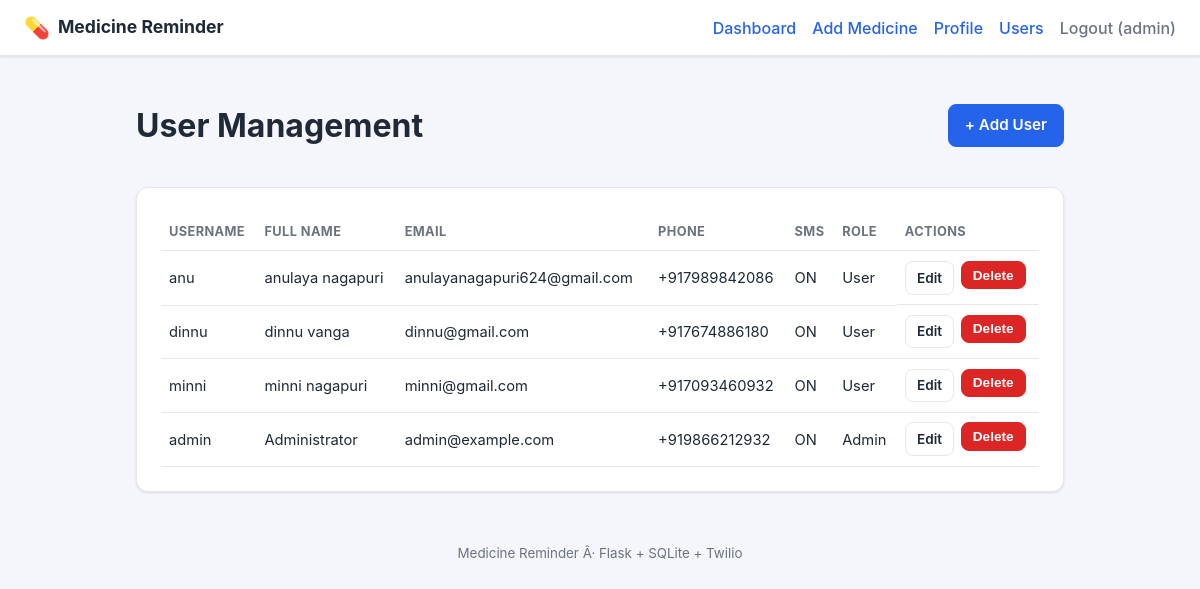
The app's page /users (signed in) with its own data.
### tables this page shows
CREATE TABLE users (
            id            INTEGER PRIMARY KEY AUTOINCREMENT,
            username      TEXT UNIQUE NOT NULL,
            password_hash TEXT NOT NULL,
            full_name     TEXT,
            email         TEXT,
            phone         TEXT,
            sms_enabled   INTEGER NOT NULL DEFAULT 0,
            is_admin      INTEGER NOT NULL DEFAULT 0,
            created_at    TEXT NOT NULL
        );

### app.py (the view)
@app.route("/users")
@admin_required
def users_list():
    db = get_db()
    users = db.execute("SELECT * FROM users ORDER BY created_at DESC").fetchall()
    return render_template("users.html", users=users)

### app.py (called while the page is built)
def get_db():
    if "db" not in g:
        g.db = sqlite3.connect(DB_PATH)
        g.db.row_factory = sqlite3.Row
        g.db.execute("PRAGMA foreign_keys = ON")
    return g.db

def current_user():
    uid = session.get("user_id")
    if not uid:
        return None
    db = get_db()
    return db.execute("SELECT * FROM users WHERE id = ?", (uid,)).fetchone()

def admin_required(view):
    from functools import wraps
    @wraps(view)
    def wrapped(*args, **kwargs):
        user = current_user()
        if not user:
            return redirect(url_for("login"))
        if not user["is_admin"]:
            flash("Admin access required.", "danger")
            return redirect(url_for("dashboard"))
        return view(*args, **kwargs)
    return wrapped

@app.context_processor
def inject_user():
    return {"current_user": current_user()}

### templates/users.html (shortened to what this page needs)
{% extends "base.html" %}
{% block content %}
<div class="page-head">
  <h1>User Management</h1>
  <a href="{{ url_for('add_user') }}" class="btn primary">+ Add User</a>
</div>
<div class="card">
  <table class="table">
    <thead>
      <tr>
        <th>Username</th><th>Full name</th><th>Email</th><th>Phone</th>
        <th>SMS</th><th>Role</th><th>Actions</th>
      </tr>
    </thead>
    <tbody>
      {% for u in users %}
      <tr>
        <td>{{ u.username }}</td>
        <td>{{ u.full_name or 'â€”' }}</td>
        <td>{{ u.email or 'â€”' }}</td>
        <td>{{ u.phone or 'â€”' }}</td>
        <td>{{ 'ON' if u.sms_enabled else 'OFF' }}</td>
        <td>{{ 'Admin' if u.is_admin else 'User' }}</td>
        <td class="row-actions">
          <a href="{{ url_for('edit_user', user_id=u.id) }}" class="btn small">Edit</a>
          <form method="post" action="{{ url_for('delete_user', user_id=u.id) }}"
                onsubmit="return confirm('Delete user {{ u.username }}?');" style="display:inline">
            <button type="submit" class="btn small danger">Delete</button>
          </form>
        </td>
      </tr>
      {% endfor %}
    </tbody>
  </table>
</div>
{% endblock %}

### templates/base.html (shortened to what this page needs)
<!DOCTYPE html>
<html lang="en">
<head>
  <link rel="stylesheet" href="{{ url_for('static', filename='style.css') }}" />
</head>
<body>
  <header class="topbar">
    <div class="brand">
      <span class="pill">💊</span>
      <a href="{{ url_for('dashboard') }}">Medicine Reminder</a>
    </div>
    <nav>
      {% if current_user %}
        <a href="{{ url_for('dashboard') }}">Dashboard</a>
        <a href="{{ url_for('add_medicine') }}">Add Medicine</a>
        <a href="{{ url_for('profile') }}">Profile</a>
        {% if current_user['is_admin'] %}
          <a href="{{ url_for('users_list') }}">Users</a>
        {% endif %}
        <a class="muted" href="{{ url_for('logout') }}">Logout ({{ current_user['username'] }})</a>
      {% else %}
        <a href="{{ url_for('login') }}">Login</a>
        <a href="{{ url_for('register') }}">Register</a>
      {% endif %}
    </nav>
  </header>
  <main class="container">
    {% block content %}{% endblock %}
  </main>
  <footer class="footer">
    <small>Medicine Reminder Â· Flask + SQLite + Twilio</small>
  </footer>
</body>
</html>

### static/style.css (style rules this page uses)
:root { --bg: #f4f6fb; --card: #ffffff; --ink: #1f2937; --muted: #6b7280; --primary: #2563eb; --primary-dark: #1d4ed8; --danger: #dc2626; --ok: #16a34a; --border: #e5e7eb; --shadow: 0 1px 3px rgba(0,0,0,.08), 0 1px 2px rgba(0,0,0,.04); }
* { box-sizing: border-box; }
body { margin: 0; font-family: -apple-system, BlinkMacSystemFont, "Segoe UI", Roboto, Helvetica, Arial, sans-serif; background: var(--bg); color: var(--ink); line-height: 1.5; }
.topbar { display: flex; align-items: center; justify-content: space-between; background: var(--card); padding: .75rem 1.5rem; border-bottom: 1px solid var(--border); box-shadow: var(--shadow); flex-wrap: wrap; gap: .5rem; }
.brand { display: flex; align-items: center; gap: .5rem; font-weight: 700; font-size: 1.1rem; }
.brand a { color: var(--ink); text-decoration: none; }
.brand .pill { font-size: 1.3rem; }
.topbar nav { display: flex; gap: 1rem; flex-wrap: wrap; }
.topbar nav a { color: var(--primary); text-decoration: none; font-weight: 500; }
.topbar nav a.muted { color: var(--muted); }
.container { max-width: 960px; margin: 1.5rem auto; padding: 0 1rem; }
.page-head { display: flex; align-items: center; justify-content: space-between; margin-bottom: 1rem; flex-wrap: wrap; gap: .5rem; }
.card { background: var(--card); border: 1px solid var(--border); border-radius: 12px; padding: 1.5rem; box-shadow: var(--shadow); margin-bottom: 1rem; }
.btn { display: inline-block; padding: .55rem 1rem; border: 1px solid var(--border); border-radius: 8px; background: #fff; color: var(--ink); font-size: .95rem; font-weight: 600; text-decoration: none; cursor: pointer; }
.btn.primary { background: var(--primary); border-color: var(--primary); color: #fff; }
.btn.danger { background: var(--danger); border-color: var(--danger); color: #fff; }
.btn.small { padding: .35rem .7rem; font-size: .85rem; }
.table { width: 100%; border-collapse: collapse; }
.table th, .table td { text-align: left; padding: .6rem .5rem; border-bottom: 1px solid var(--border); font-size: .92rem; }
.table th { color: var(--muted); font-size: .8rem; text-transform: uppercase; letter-spacing: .03em; }
.row-actions { display: flex; gap: .4rem; }
.footer { text-align: center; color: var(--muted); padding: 1.5rem; }

### records on screen
users: username "admin", full_name "Administrator", email "admin@example.com", phone "+919866212932", sms_enabled "ON", is_admin "Admin"
users: username "anu", full_name "anulaya nagapuri", email "anulayanagapuri624@gmail.com", phone "+917989842086", sms_enabled "ON", is_admin "User"
users: username "dinnu", full_name "dinnu vanga", email "dinnu@gmail.com", phone "+917674886180", sms_enabled "ON", is_admin "User"
users: username "minni", full_name "minni nagapuri", email "minni@gmail.com", phone "+917093460932", sms_enabled "ON", is_admin "User"
